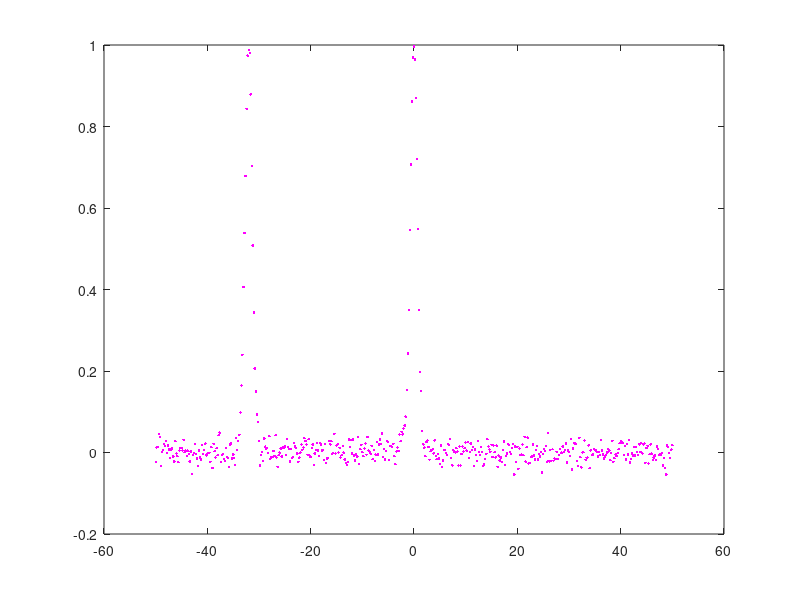

MATLAB code to generate this figure: (Note: this script raises an error after producing the figure.)
% Find, plot, and number noisy peaks with unknown positions
x=-50:.2:50;
y=exp(-(x).^2)+exp(-(x+50*rand()).^2)+.02.*randn(size(x));
plot(x,y,'m.')
P=findpeaksx(x,y,0.001,0.2,1,2,3);
text(P(:,2),P(:,3),num2str(P(:,1)))
disp('           peak #    Position    Height')
disp(P)